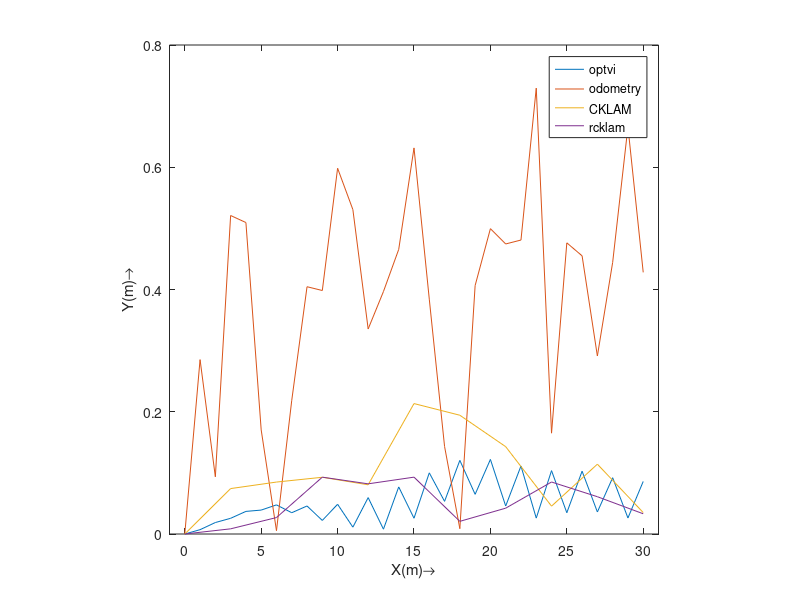

This chart was generated by the following MATLAB code:
clc
close all

vertices_ground_truth = zeros(7, 31);
vertices_ground_truth(5, :) = 0:30;

vertices_optvi = load('SYN31/vertices_optvi.txt');

plot(vertices_ground_truth(5, :), sqrt(sum((vertices_ground_truth(5:7, :)...
     - vertices_optvi(5:7, :)).^2)));
axis square;
xlim([-1, 31]);
% ylim([-1, 31]);
% zlim([-1, 31]);
xlabel('X(m)\rightarrow')
ylabel('Y(m)\rightarrow')
hold on

vertices_odometry = load('SYN31/vertices_raw_odometry.txt');
plot(vertices_ground_truth(5, :), sqrt(sum((vertices_ground_truth(5:7, :)...
     - vertices_odometry(5:7, :)).^2)));
  
keyframe_positions = 1:3:31;

vertices_cklam = load('SYN31/vertices_cklam.txt');
plot(vertices_ground_truth(5, keyframe_positions),...
     sqrt(sum((vertices_ground_truth(5:7, keyframe_positions)...
     - vertices_cklam(5:7, :)).^2)));
 
vertices_rcklam = load('SYN31/vertices_rcklam.txt');
plot(vertices_ground_truth(5, keyframe_positions),...
     sqrt(sum((vertices_ground_truth(5:7, keyframe_positions)...
     - vertices_rcklam(5:7, :)).^2)));
 
legend('optvi', 'odometry', 'CKLAM', 'rcklam');